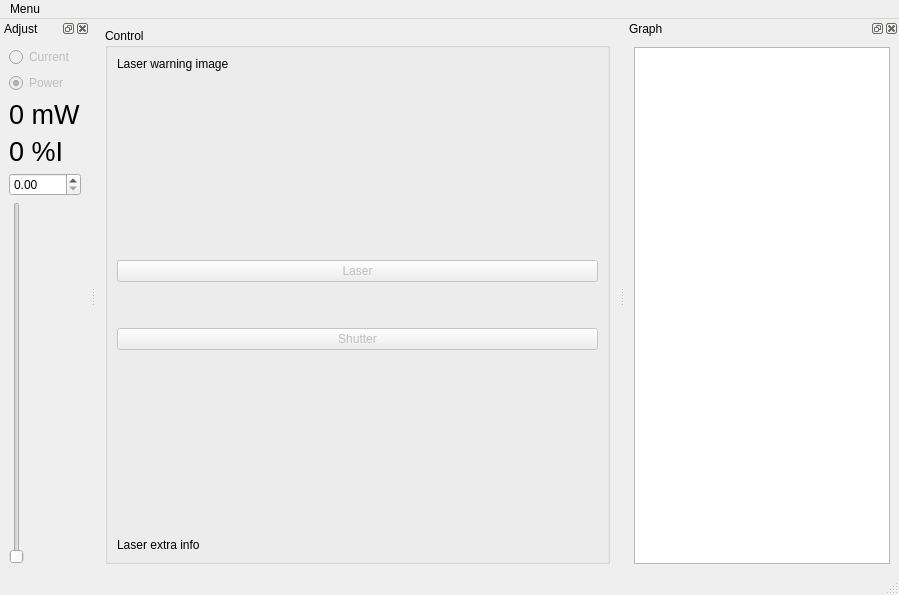
<?xml version="1.0" encoding="UTF-8"?>
<ui version="4.0">
 <class>MainWindow</class>
 <widget class="QMainWindow" name="MainWindow">
  <property name="geometry">
   <rect>
    <x>0</x>
    <y>0</y>
    <width>899</width>
    <height>595</height>
   </rect>
  </property>
  <property name="windowTitle">
   <string>Qudi: Laser</string>
  </property>
  <widget class="QWidget" name="centralwidget">
   <layout class="QGridLayout" name="gridLayout">
    <item row="0" column="0">
     <widget class="QGroupBox" name="groupBox">
      <property name="sizePolicy">
       <sizepolicy hsizetype="Preferred" vsizetype="Preferred">
        <horstretch>0</horstretch>
        <verstretch>0</verstretch>
       </sizepolicy>
      </property>
      <property name="title">
       <string>Control</string>
      </property>
      <layout class="QVBoxLayout" name="verticalLayout">
       <item>
        <widget class="QLabel" name="warningLabel">
         <property name="text">
          <string>Laser warning image</string>
         </property>
        </widget>
       </item>
       <item>
        <spacer name="verticalSpacer">
         <property name="orientation">
          <enum>Qt::Vertical</enum>
         </property>
         <property name="sizeHint" stdset="0">
          <size>
           <width>20</width>
           <height>147</height>
          </size>
         </property>
        </spacer>
       </item>
       <item>
        <widget class="QPushButton" name="laserButton">
         <property name="enabled">
          <bool>false</bool>
         </property>
         <property name="text">
          <string>Laser</string>
         </property>
         <property name="checkable">
          <bool>true</bool>
         </property>
        </widget>
       </item>
       <item>
        <spacer name="verticalSpacer_2">
         <property name="orientation">
          <enum>Qt::Vertical</enum>
         </property>
         <property name="sizeType">
          <enum>QSizePolicy::Fixed</enum>
         </property>
         <property name="sizeHint" stdset="0">
          <size>
           <width>20</width>
           <height>40</height>
          </size>
         </property>
        </spacer>
       </item>
       <item>
        <widget class="QPushButton" name="shutterButton">
         <property name="enabled">
          <bool>false</bool>
         </property>
         <property name="text">
          <string>Shutter</string>
         </property>
         <property name="checkable">
          <bool>true</bool>
         </property>
        </widget>
       </item>
       <item>
        <spacer name="verticalSpacer_3">
         <property name="orientation">
          <enum>Qt::Vertical</enum>
         </property>
         <property name="sizeType">
          <enum>QSizePolicy::Expanding</enum>
         </property>
         <property name="sizeHint" stdset="0">
          <size>
           <width>20</width>
           <height>147</height>
          </size>
         </property>
        </spacer>
       </item>
       <item>
        <widget class="QLabel" name="extraLabel">
         <property name="baseSize">
          <size>
           <width>0</width>
           <height>0</height>
          </size>
         </property>
         <property name="text">
          <string>Laser extra info</string>
         </property>
        </widget>
       </item>
      </layout>
     </widget>
    </item>
   </layout>
  </widget>
  <widget class="QMenuBar" name="menubar">
   <property name="geometry">
    <rect>
     <x>0</x>
     <y>0</y>
     <width>899</width>
     <height>30</height>
    </rect>
   </property>
   <widget class="QMenu" name="menuMenu">
    <property name="title">
     <string>Menu</string>
    </property>
    <addaction name="actionClose"/>
   </widget>
   <addaction name="menuMenu"/>
  </widget>
  <widget class="QStatusBar" name="statusbar"/>
  <widget class="QDockWidget" name="adjustDockWidget">
   <property name="windowTitle">
    <string>Adjust</string>
   </property>
   <attribute name="dockWidgetArea">
    <number>1</number>
   </attribute>
   <widget class="QWidget" name="dockWidgetContents_2">
    <layout class="QGridLayout" name="gridLayout_2">
     <item row="0" column="0">
      <widget class="QRadioButton" name="currentRadioButton">
       <property name="enabled">
        <bool>false</bool>
       </property>
       <property name="text">
        <string>Current</string>
       </property>
       <attribute name="buttonGroup">
        <string notr="true">controlModeButtonGroup</string>
       </attribute>
      </widget>
     </item>
     <item row="1" column="0">
      <widget class="QRadioButton" name="powerRadioButton">
       <property name="enabled">
        <bool>false</bool>
       </property>
       <property name="text">
        <string>Power</string>
       </property>
       <property name="checked">
        <bool>true</bool>
       </property>
       <attribute name="buttonGroup">
        <string notr="true">controlModeButtonGroup</string>
       </attribute>
      </widget>
     </item>
     <item row="2" column="0">
      <widget class="QLabel" name="powerLabel">
       <property name="font">
        <font>
         <pointsize>20</pointsize>
        </font>
       </property>
       <property name="text">
        <string>0 mW</string>
       </property>
      </widget>
     </item>
     <item row="3" column="0">
      <widget class="QLabel" name="currentLabel">
       <property name="font">
        <font>
         <pointsize>20</pointsize>
        </font>
       </property>
       <property name="text">
        <string>0 %I</string>
       </property>
      </widget>
     </item>
     <item row="4" column="0">
      <widget class="QDoubleSpinBox" name="setValueDoubleSpinBox"/>
     </item>
     <item row="5" column="0">
      <widget class="QSlider" name="setValueVerticalSlider">
       <property name="maximum">
        <number>100</number>
       </property>
       <property name="orientation">
        <enum>Qt::Vertical</enum>
       </property>
      </widget>
     </item>
    </layout>
   </widget>
  </widget>
  <widget class="QDockWidget" name="plotDockWidget">
   <property name="sizePolicy">
    <sizepolicy hsizetype="Maximum" vsizetype="Preferred">
     <horstretch>0</horstretch>
     <verstretch>0</verstretch>
    </sizepolicy>
   </property>
   <property name="windowTitle">
    <string>Graph</string>
   </property>
   <attribute name="dockWidgetArea">
    <number>2</number>
   </attribute>
   <widget class="QWidget" name="dockWidgetContents_3">
    <layout class="QGridLayout" name="gridLayout_3">
     <item row="0" column="0">
      <widget class="PlotWidget" name="graphicsView"/>
     </item>
    </layout>
   </widget>
  </widget>
  <action name="actionClose">
   <property name="icon">
    <iconset>
     <normaloff>../../artwork/icons/oxygen/22x22/application-exit.png</normaloff>../../artwork/icons/oxygen/22x22/application-exit.png</iconset>
   </property>
   <property name="text">
    <string>Close</string>
   </property>
  </action>
 </widget>
 <customwidgets>
  <customwidget>
   <class>PlotWidget</class>
   <extends>QGraphicsView</extends>
   <header>pyqtgraph</header>
  </customwidget>
 </customwidgets>
 <resources/>
 <connections>
  <connection>
   <sender>actionClose</sender>
   <signal>triggered()</signal>
   <receiver>MainWindow</receiver>
   <slot>close()</slot>
   <hints>
    <hint type="sourcelabel">
     <x>-1</x>
     <y>-1</y>
    </hint>
    <hint type="destinationlabel">
     <x>263</x>
     <y>299</y>
    </hint>
   </hints>
  </connection>
 </connections>
 <buttongroups>
  <buttongroup name="controlModeButtonGroup"/>
 </buttongroups>
</ui>
